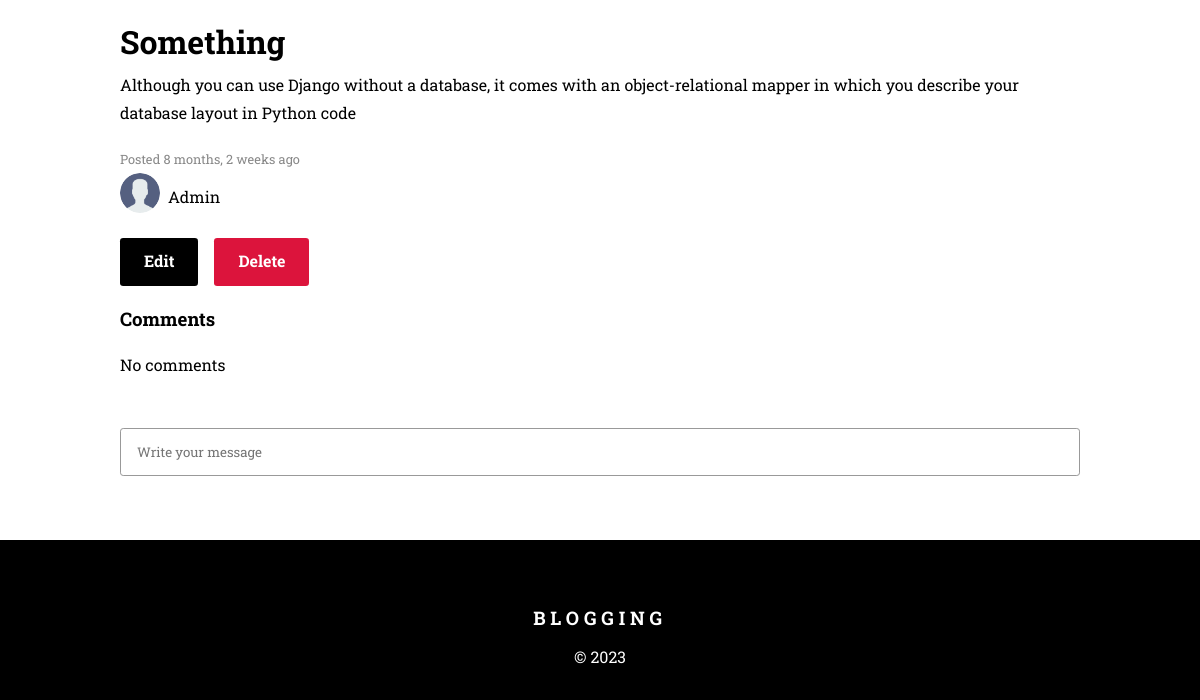
/get_post/24/?q=11 (signed in, lower part), run on an earlier commit of the app's database.
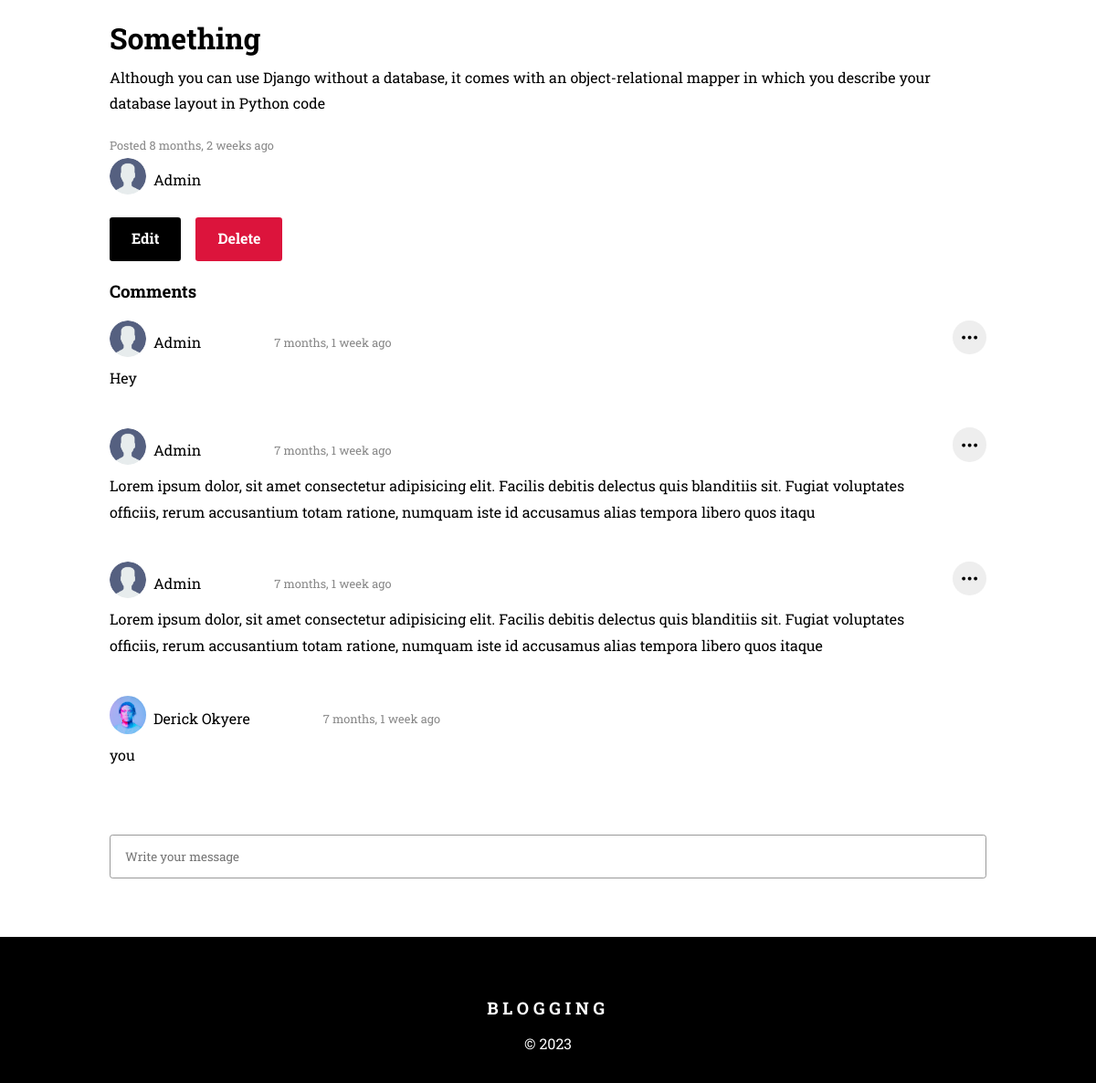
And on a later commit of the database.
### app/models.py (models this page shows, shortened)
class Comment(models.Model):
    user = models.ForeignKey(User, on_delete=models.CASCADE)
    body = models.TextField()
    post = models.ForeignKey(Post, on_delete=models.CASCADE)
    created_at = models.DateTimeField(auto_now_add=True)
    updated_at = models.DateTimeField(auto_now=True)
    class Meta:
        db_table = 'comment'

class User(AbstractUser):
    email = models.EmailField(unique=True)
    name = models.CharField(null=True, blank=True, max_length=200)
    bio = models.TextField(null=True, blank=True)
    avatar = models.ImageField(default='user.png')
    USERNAME_FIELD = 'email'
    REQUIRED_FIELDS = []
    def __str__(self) -> str:
        return self.name
    class Meta:
        db_table = 'user'
        ordering = ['name']

### app/views.py (the view, shortened to what this page needs)
# urls.py: path('get_post/<str:pk>/',views.get_post, name='get_post'),
@login_required(login_url='login')
def get_post(request, pk):
    post = Post.objects.get(id=pk)
    comments = post.comment_set.all()
    context = {'post':post, 'comments':comments}
    return render(request,'app/get-post.html', context)

### app/views.py (called while the page is built)
def is_ajax(request):
    return request.headers.get('X-Requested-With') == 'XMLHttpRequest'

### app/templates/app/get-post.html (shortened to what this page needs)
{% extends 'base.html' %}
{% load static %}
{% block content %}
<div class="main-post">
    <div class="container">
        <div class="post-content-container">
            <div>
                <h2 class="post-title">{{post.title|title}}</h2>
                <p>{{post.body}}</p>
                <small class="small">Posted {{post.created_at | timesince}} ago</small>
                <div class="profile">
                    <div class="avatar">
                        <img src="{{post.author.avatar.url}}" alt="{{post.author.name}}">
                    </div>
                    <a class="name" href="{% url 'profile' post.author.id %}">{{post.author.name}}</a>
                </div>
            </div>
            <div class="buttons">
                {% if request.user == post.author %}
                    <a class="btn btn-black" href="{% url 'update_post' post.id %}">Edit</a>
                    <a class="btn btn-danger" href="{% url 'delete_post' post.id %}">Delete</a>
                {% endif %}
            </div>
            <h3>Comments</h3>
            <div class="comment-wrapper">
                {% for comment in comments %}
                    <div class="comment" id="{{comment.pk}}">
                        <div class="">
                            <div class="comment-div">
                                <div class="profile">
                                    <div class="avatar">
                                        <img src="{{comment.user.avatar.url}}" alt="{{comment.user.name}}">
                                    </div>
                                    <a class="name" href="{% url 'profile' post.author.id %}">{{comment.user.name}}</a>
                                </div>
                                <div class="small">
                                    {{comment.created_at|timesince}} ago
                                </div>
                            </div>
                            <p class="comment-body">{{comment.body}}</p>
                        </div>
                            {% if request.user == comment.user %}
                                <div class="dotted_menu">
                                    <i class="bi bi-three-dots dotted_menu_btn"></i>
                                </div>
                            {% endif %}
                    </div>
                  {% empty %}
                  <p class="no-comment">No comments</p>
                {% endfor %}
            </div>
            <form class="form" action="" method="post">
                <input class='comment-input' type="text" name="comment" placeholder="Write your message">
            </form>
        </div>
    </div>
</div>
{% endblock %}

What changed in the data, as far as the page shows it:
added Comment: user.avatar (placeholder picture), user.name "Admin", created_at "7 months, 1 week", body "Hey"
added Comment: user.avatar (placeholder picture), user.name "Admin", created_at "7 months, 1 week", body "Lorem ipsum dolor, sit amet consectetur adipisicing elit. Facilis debitis delectus quis blanditiis sit. Fugiat voluptates officiis, rerum accusantium totam ratione, numquam iste id accusamus alias tempora libero quos itaqu"
added Comment: user.avatar (placeholder picture), user.name "Admin", created_at "7 months, 1 week", body "Lorem ipsum dolor, sit amet consectetur adipisicing elit. Facilis debitis delectus quis blanditiis sit. Fugiat voluptates officiis, rerum accusantium totam ratione, numquam iste id accusamus alias tempora libero quos itaque"
added Comment: user.avatar (picture), user.name "Derick Okyere", created_at "7 months, 1 week", body "you"
Also different on the page:
text no longer shown: "No comments"
